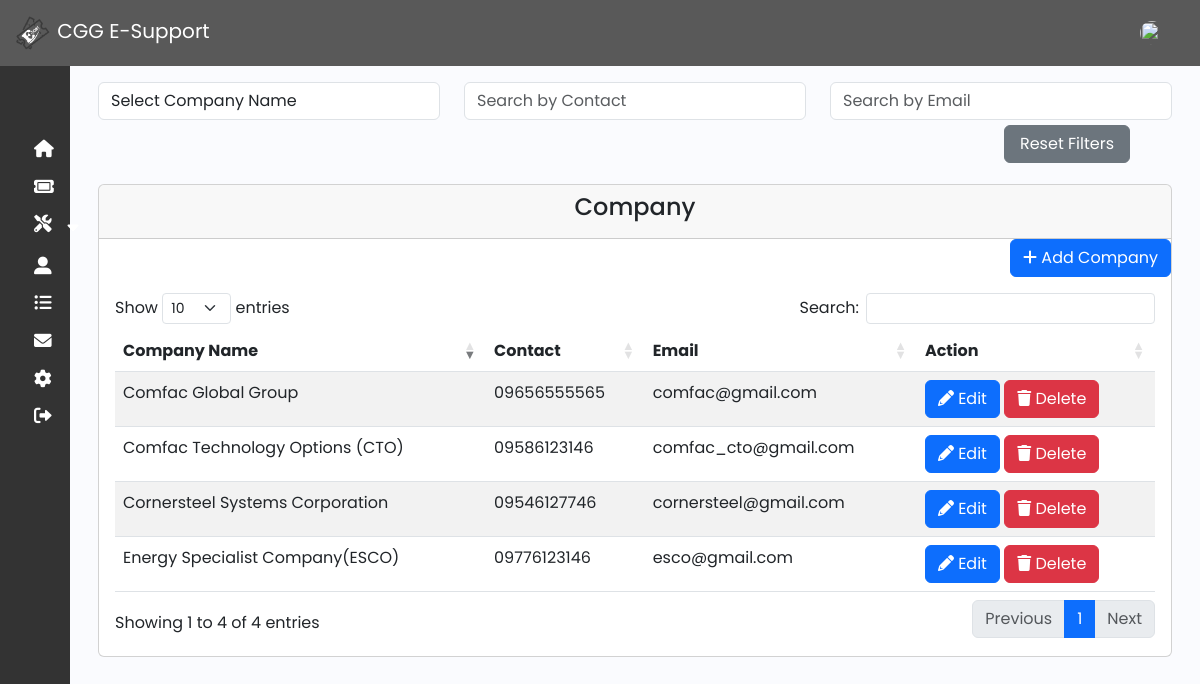
/admin/company.php (signed in), run on an earlier commit of the app's database.
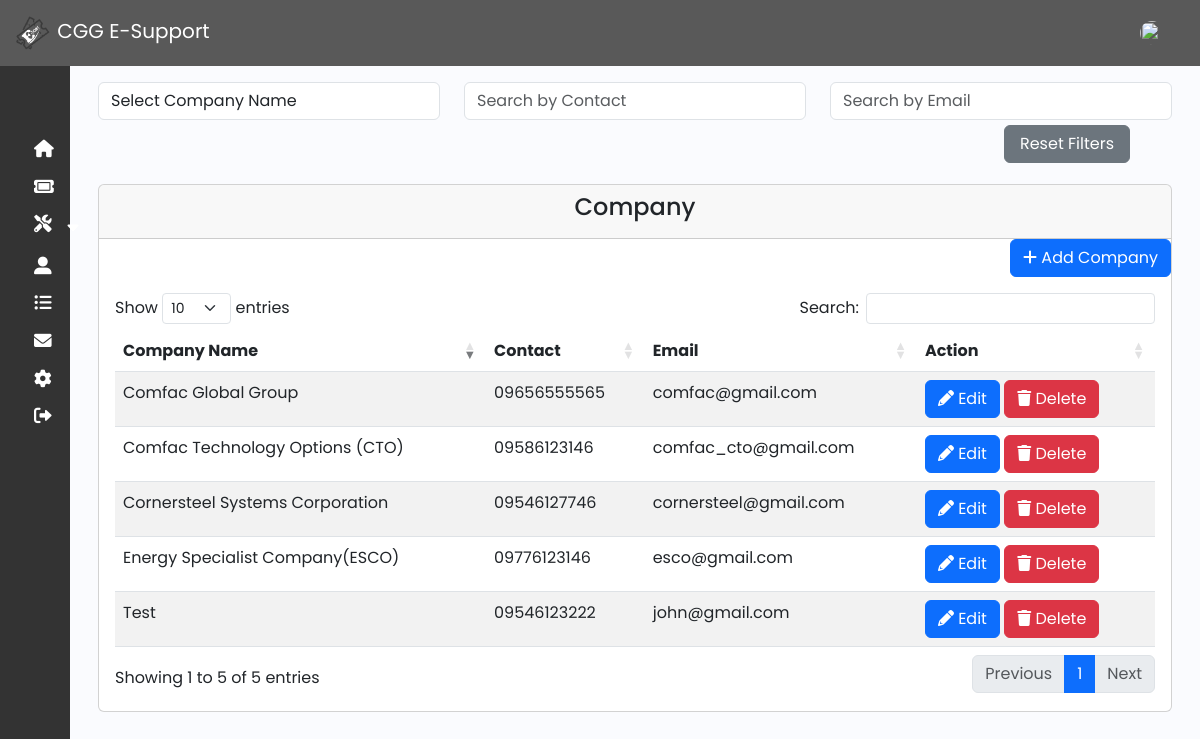
And on a later commit of the database.
### tables this page shows
CREATE TABLE `company` (
  `id` int(50) NOT NULL,
  `company_name` varchar(191) NOT NULL,
  `company_address` varchar(191) NOT NULL,
  `contact` varchar(191) NOT NULL,
  `email` varchar(191) NOT NULL,
  `created_at` timestamp NOT NULL DEFAULT current_timestamp()
);

### function/myfunction.php (called while the page is built, shortened)
<?php
include('mysql_connect.php');
function getAll($table)
{
    global $con;
    $query = "SELECT * FROM $table";
    return $query_run = mysqli_query($con, $query);
}
?>

### admin/company.php (the view, shortened to what this page needs)
<?php include('../function/myfunction.php');
include 'sidebar_navbar.php';
?>
<!DOCTYPE html>
<html lang="en">
<head>
    <link rel="stylesheet" href="https://cdnjs.cloudflare.com/ajax/libs/twitter-bootstrap/5.3.0/css/bootstrap.min.css">
    <link rel="stylesheet" href="https://cdn.datatables.net/1.13.7/css/dataTables.bootstrap5.min.css">
    <link rel="stylesheet" href="https://cdnjs.cloudflare.com/ajax/libs/font-awesome/6.0.0-beta3/css/all.min.css">
    <link href="https://cdn.lineicons.com/4.0/lineicons.css" rel="stylesheet" />
    <link href="https://cdn.jsdelivr.net/npm/bootstrap@5.3.0-alpha3/dist/css/bootstrap.min.css" rel="stylesheet">
    <link rel="stylesheet" href="css/sidebar.css">
</head>
<body>
    <div class="main p-3">
        <div class="container">
            <div class="row mb-3">
                <div class="col-md-4">
                    <select class="form-control" id="companyNameSearch">
                        <option value="">Select Company Name</option>
                        <?php
                        $companies = getAll("company");
                        ?>
                    </select>
                </div>
                <div class="col-md-4">
                    <input type="text" class="form-control" id="contactSearch" placeholder="Search by Contact" oninput="this.value = this.value.replace(/[^0-9]/g, '');">
                </div>
                <div class="col-md-4">
                    <input type="text" class="form-control" id="emailSearch" placeholder="Search by Email">
                </div>
                <div class="col-md-4">
                    <button type="button" id="resetFilters" class="btn btn-secondary" style="position: absolute; top: 125px; right: 70px;padding-right:15px;padding-left:15px;">Reset Filters</button>
                </div>
                <br> <br>
            </div>
            <div class="row">
                <div class="col-md-12">
                    <div class="card">
                        <div class="card-header">
                            <h4 class="text-center">Company</h4>
                        </div>
                        <div class="text-end">
                            <button type="button" class="btn btn-primary" data-bs-toggle="modal" data-bs-target="#addCompanyModal">
                                <i class="fas fa-plus"></i>&nbsp;Add Company
                            </button>
                        </div>
                        <div class="card-body" id="category_table">
                            <table id="example" class="table table-striped" style="width:100%">
                                <thead>
                                    <tr>
                                        <th>Company Name</th>
                                        <th>Contact</th>
                                        <th>Email</th>
                                        <th>Action</th>
                                    </tr>
                                </thead>
                                <tbody>
                                    <?php
                                    $company = getAll("company");
                                    if (mysqli_num_rows($company) > 0) {
                                        foreach ($company as $item) {
                                    ?>
                                            <tr>
                                                <td><?= $item['company_name']; ?></td>
                                                <td><?= $item['contact']; ?></td>
                                                <td><?= $item['email']; ?></td>
                                                <td>
                                                    <a href="#" class="btn btn-primary" data-bs-toggle="modal" data-bs-target="#editCompanyModal<?= $item['id']; ?>"><i class="fas fa-pencil"></i>&nbsp;Edit</a>
                                                    <a href="#" class="btn btn btn-danger" data-bs-toggle="modal" data-bs-target="#companyDepartmentModal<?= $item['id']; ?>">
                                                        <i class="fas fa-trash"></i>&nbsp;Delete
                                                    </a>
                                                </td>
                                            </tr>
                                    <?php
                                        }
                                    }
                                    ?>
                                </tbody>
                            </table>
                        </div>
                    </div>
                </div>
            </div>
        </div>
    </div>
</body>
</html>

What changed in the data, as far as the page shows it:
added company: company_name "Test", contact "09546123222", email "john@gmail.com"
Also different on the page:
text written by a page script: "Show entries Search: Showing 1 to 4 of 4 entries Previous 1 Next" → "Show entries Search: Showing 1 to 5 of 5 entries Previous 1 Next"
